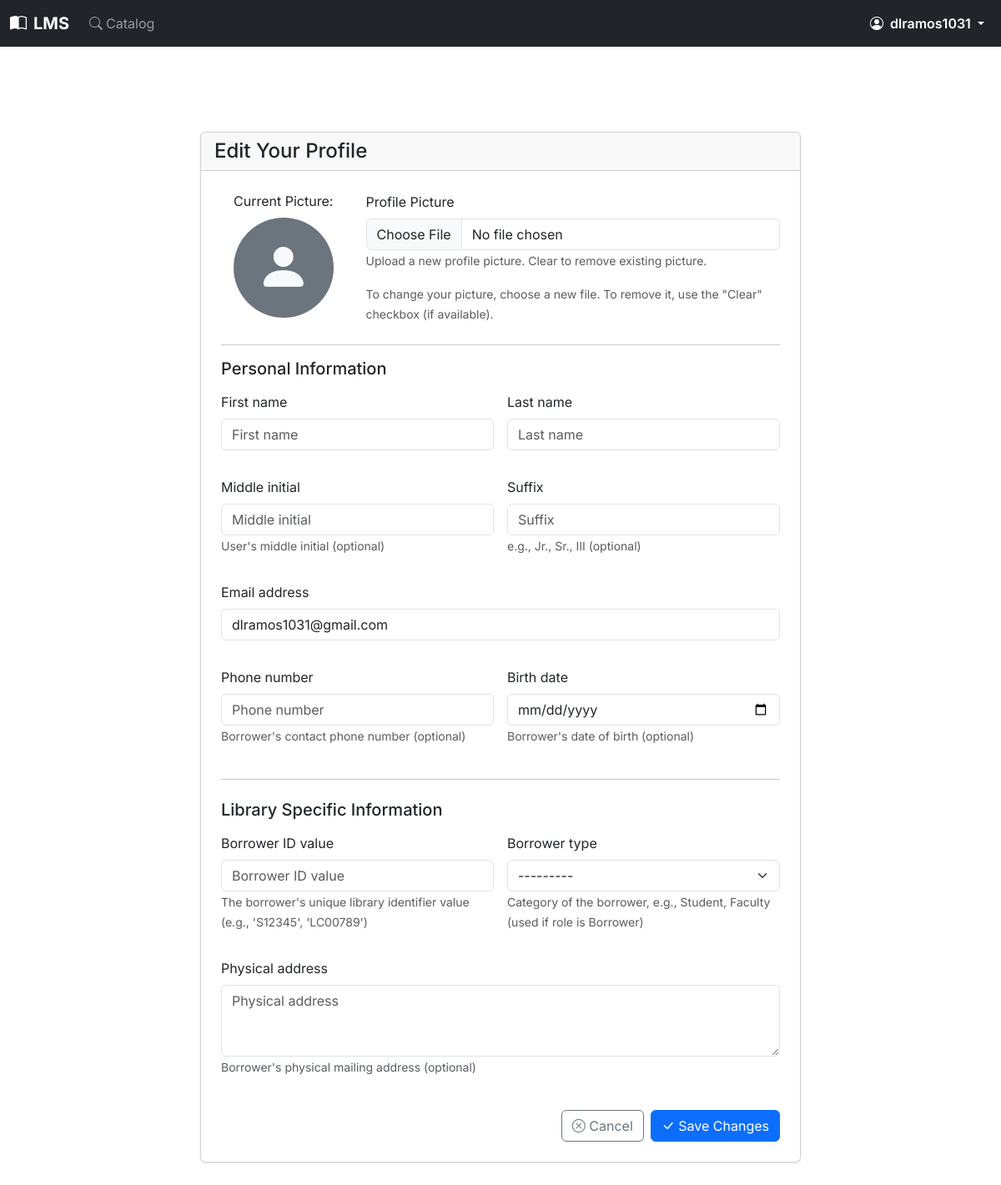
Screenshot of /profile/edit/ (signed in) with the database file from the repository.
### users/models.py (models this page shows, shortened)
class CustomUser(AbstractUser):
    middle_initial = models.CharField(
        _('middle initial'),
        max_length=10,
        blank=True,
        null=True,
        help_text=_("User's middle initial (optional)")
    )
    suffix = models.CharField(
        _('suffix'),
        max_length=10,
        blank=True,
        null=True,
        help_text=_("e.g., Jr., Sr., III (optional)")
    )
    ROLE_CHOICES = (
        ('BORROWER', _('Borrower')),    # For students and other general library users
        ('LIBRARIAN', _('Librarian')),  # For library staff managing books and circulation
        ('ADMIN', _('Administrator')),  # For system administrators with full access
    )
    role = models.CharField(
        _('role'),
        max_length=20,
        choices=ROLE_CHOICES,
        default='BORROWER',
        help_text=_('The primary role of this user within the library system')
    )
    borrower_id_label = models.CharField(
        _('borrower ID label'),
        max_length=50,
        default="Library ID",
        help_text=_("Label for the borrower's unique identifier (e.g., Student ID, Library Card No.)")
    )
    borrower_id_value = models.CharField(
        _('borrower ID value'),
        max_length=50,
        unique=True,
        null=True,
        blank=True,
        help_text=_("The borrower's unique library identifier value (e.g., 'S12345', 'LC00789')")
    )
    physical_address = models.TextField(
        _('physical address'),
        blank=True,
        null=True,
        help_text=_("Borrower's physical mailing address (optional)")
    )
    birth_date = models.DateField(
        _('birth date'),
        null=True,
        blank=True,
        help_text=_("Borrower's date of birth (optional)")
    )
    phone_number = models.CharField(
        _('phone number'),
        max_length=20,
        blank=True,
        null=True,
        help_text=_("Borrower's contact phone number (optional)")
    )
    profile_picture = models.ImageField(
        _("Profile Picture"),
        upload_to='profile_pics/',
        blank=True,
        null=True,
        help_text=_("Upload a profile picture (optional).")
    )
    BORROWER_TYPE_CHOICES = (
        ('STUDENT', _('Student')),                  # Full-time students
        ('FACULTY', _('Faculty')),                  # Faculty members
        ('STAFF_MEMBER', _('Staff Member')),        # University staff (non-faculty) who are borrowers
        ('ALUMNI', _('Alumni')),                    # Former students who are still borrowers
        ('COMMUNITY', _('Community Member')),       # Other verified local borrowers
        ('OTHER', _('Other Verified Borrower')),    # Other verified borrowers (e.g., local residents, non-student/faculty)
    )
    borrower_type = models.CharField(
        _('borrower type'),
        max_length=30,
        choices=BORROWER_TYPE_CHOICES,
        null=True,
        blank=True,
        help_text=_('Category of the borrower, e.g., Student, Faculty (used if role is Borrower)')
    )
    groups = models.ManyToManyField(
        'auth.Group',
        verbose_name=_('groups'),
        blank=True,
        help_text=_(
            'The groups this user belongs to. A user will get all permissions '
            'granted to each of their groups.'
        ),
        related_name="customuser_groups",
        related_query_name="customuser",
    )
    user_permissions = models.ManyToManyField(
        'auth.Permission',
        verbose_name=_('user permissions'),
        blank=True,
        help_text=_('Specific permissions for this user.'),
        related_name="customuser_permissions",
        related_query_name="customuser",
    )
    class Meta:
        verbose_name = _('User')
        verbose_name_plural = _('Users')
        ordering = ['last_name', 'first_name']

### users/views.py (the view)
# urls.py: path('profile/edit/', views.user_profile_edit_view, name='edit_my_profile'),
@login_required
def user_profile_edit_view(request):
    if request.method == 'POST':
        form = BorrowerProfileUpdateForm(request.POST, request.FILES, instance=request.user)
        if form.is_valid():
            form.save()
            messages.success(request, _('Your profile has been updated successfully.'))
            return redirect('users:my_profile')
        else:
            messages.error(request, _('Please correct the errors below.'))
    else:
        form = BorrowerProfileUpdateForm(instance=request.user)
    context = {
        'form': form,
        'page_title': _('Edit Profile')
    }
    return render(request, 'users/portal/profile_edit_form.html', context)

### users/templates/users/portal/profile_edit_form.html (shortened to what this page needs)
{% extends "portal/portal_base.html" %}
{% load static %}
{% load bootstrap5 %}
{% block portal_content %}
<div class="container py-4">
    <div class="row justify-content-center">
        <div class="col-lg-8">
            <div class="card shadow-sm">
                <div class="card-header">
                    <h4 class="mb-0">Edit Your Profile</h4>
                </div>
                <div class="card-body p-4">
                    <form method="post" enctype="multipart/form-data">
                        <div class="row mb-4 align-items-center">
                            <div class="col-md-3 text-center">
                                <label for="{{ form.profile_picture.id_for_label }}" class="form-label d-block mb-2">Current Picture:</label>
                                {% if form.instance.profile_picture %}
                                    <img src="{{ form.instance.profile_picture.url }}" alt="Current Profile Picture"
                                         class="img-thumbnail rounded-circle mb-2" style="width: 120px; height: 120px; object-fit: cover;">
                                {% else %}
                                    <div class="d-flex justify-content-center align-items-center rounded-circle bg-secondary text-light mb-2 mx-auto"
                                         style="width: 120px; height: 120px;">
                                        <i class="bi bi-person-fill" style="font-size: 4rem;"></i>
                                    </div>
                                {% endif %}
                            </div>
                            <div class="col-md-9">
                                {% bootstrap_field form.profile_picture layout='vertical' sr_class_offset="" wrapper_class="" %}
                                <small class="form-text text-muted">
                                    To change your picture, choose a new file. To remove it, use the "Clear" checkbox (if available).
                                </small>
                            </div>
                        </div>
                        <hr>
                        <h5 class="mb-3">Personal Information</h5>
                        <div class="row g-3">
                            <div class="col-md-6">
                                {% bootstrap_field form.first_name layout='vertical' %}
                            </div>
                            <div class="col-md-6">
                                {% bootstrap_field form.last_name layout='vertical' %}
                            </div>
                            <div class="col-md-6">
                                {% bootstrap_field form.middle_initial layout='vertical' %}
                            </div>
                            <div class="col-md-6">
                                {% bootstrap_field form.suffix layout='vertical' %}
                            </div>
                            <div class="col-12">
                                {% bootstrap_field form.email layout='vertical' %}
                            </div>
                             <div class="col-md-6">
                                {% bootstrap_field form.phone_number layout='vertical' %}
                            </div>
                            <div class="col-md-6">
                                {% bootstrap_field form.birth_date layout='vertical' %}
                            </div>
                        </div>
                        <hr class="my-4">
                        <h5 class="mb-3">Library Specific Information</h5>
                         <div class="row g-3">
                            <div class="col-md-6">
                                {% bootstrap_field form.borrower_id_value layout='vertical' %}
                            </div>
                            <div class="col-md-6">
                                {% bootstrap_field form.borrower_type layout='vertical' %}
                            </div>
                            <div class="col-12">
                                {% bootstrap_field form.physical_address layout='vertical' %}
                            </div>
                        </div>
                        <div class="mt-4 d-flex justify-content-end">
                            <a href="{% url 'users:my_profile' %}" class="btn btn-outline-secondary me-2">
                                <i class="bi bi-x-circle"></i> Cancel
                            </a>
                            <button type="submit" class="btn btn-primary">
                                <i class="bi bi-check-lg"></i> Save Changes
                            </button>
                        </div>
                    </form>
                </div>
            </div>
        </div>
    </div>
</div>
{% endblock portal_content %}

### templates/portal/portal_base.html (shortened to what this page needs)
{% extends "base.html" %}
{% load static %}
{% load bootstrap5 %}
{% block site_nav_items %}
    <ul class="navbar-nav me-auto mb-2 mb-lg-0">
        <li class="nav-item">
            <a class="nav-link {% if request.resolver_match.view_name == 'books:portal_catalog' %}active fw-semibold{% endif %}" href="{% url 'books:portal_catalog' %}">
               <i class="bi bi-search me-1"></i>Catalog
            </a>
        </li>
    </ul>
    <ul class="navbar-nav ms-auto mb-2 mb-lg-0 align-items-center">
        {% if user.is_authenticated %}
            <li class="nav-item dropdown">
                <a class="nav-link dropdown-toggle {% if 'my_profile' in request.resolver_match.view_name or 'edit_my_profile' in request.resolver_match.view_name or 'password_change' in request.resolver_match.view_name %}active fw-semibold{% endif %}" href="#" id="userProfileDropdownPortal" role="button" data-bs-toggle="dropdown" aria-expanded="false">
                    {% if user.profile_picture %}
                        <img src="{{ user.profile_picture.url }}" alt="{{ user.username }}" class="rounded-circle me-1" style="width: 24px; height: 24px; object-fit: cover;">
                    {% else %}
                        <i class="bi bi-person-circle me-1"></i>
                    {% endif %}
                    {{ user.first_name|default:user.username }}
                </a>
            </li>
        {% endif %}
    </ul>
{% endblock site_nav_items %}
{% block main_container_class %}container py-3 mt-5 pt-3{% endblock %}
{% block content_body %}
    <div class="portal-main-content">
        {% block portal_content %}{% endblock portal_content %}
    </div>
{% endblock content_body %}

### templates/base.html (style rules this page uses)
body { font-family: 'Inter', sans-serif; padding-top: 70px; }

### rows the page displays
CustomUser: first_name "dlramos1031", email "dlramos1031@gmail.com", borrower_type "---------"
